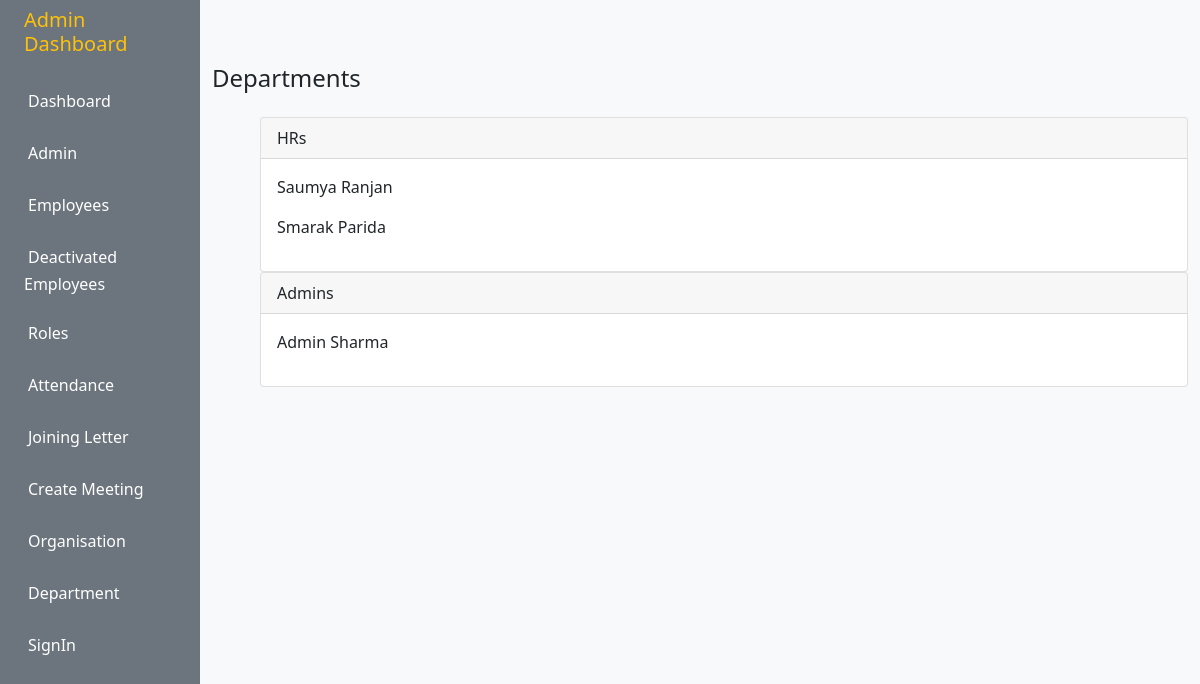
Page /department/ on the committed database.
### adminDashboardApp/models.py (models this page shows, shortened)
class Department(models.Model):
    department_choices = (
        ('hr', 'Hr'),
        ('backoffice', 'Backoffice'),
        ('developer', 'Developer'),
        ('designer', 'Designer'),
        ('business_development', 'Business_Development'),
        ('admin', 'Admin')
    )
    department_name = models.CharField(
        max_length=250, choices=department_choices, default='hr')
    employee = models.ForeignKey(
        User, on_delete=models.CASCADE, related_name='employee')
    company = models.ForeignKey(
        Company, on_delete=models.CASCADE, related_name='company')

### adminDashboardApp/views.py (the view)
# urls.py: path('department/', views.departmentListView.as_view(),
class departmentListView(ListView):
    model = Department
    template_name = 'departments/department.html'
    def get_context_data(self, **kwargs):
        context = super().get_context_data(**kwargs)
        user_department = Department.objects.filter(
            employee__username=self.request.user.username, department_name='admin')
        if user_department:
            context['user_department'] = user_department[0].employee.username
        else:
            context['user_department'] = None
        context['hrs'] = Department.objects.filter(department_name='hr')
        context['backoffices'] = Department.objects.filter(
            department_name='backoffice')
        context['developers'] = Department.objects.filter(
            department_name='developer')
        context['designers'] = Department.objects.filter(
            department_name='designer')
        context['business_developments'] = Department.objects.filter(
            department_name='business_development')
        context['admins'] = Department.objects.filter(department_name='admin')
        return context

### adminDashboardApp/templates/departments/department.html (shortened to what this page needs)
{% extends 'dashboard/index.html' %}{% load widget_tweaks %}
&nbsp;&nbsp;&nbsp;{% block contentbody %}
<h4 class="mt-5 mb-4">Departments </h4>
<div class="container mt-3 ms-4">
    {% if hrs %}
    <div class="card">
        <div class="card-header">HRs</div>
        <div class="card-body">{% for user in hrs %}<p>{{user.employee.first_name}} {{user.employee.last_name}}</p>{% endfor %}</div>
    </div>
    {% endif %}
    {% if admins %}
    <div class="card">
        <div class="card-header">Admins</div>
        <div class="card-body">{% for user in admins %}<p>{{user.employee.first_name}} {{user.employee.last_name}}</p>{% endfor %}</div>
    </div>
    {% endif %}
</div>
{% endblock %}

### rows in the picture
Department: employee.first_name "Saumya", employee.last_name "Ranjan"
Department: employee.first_name "Smarak", employee.last_name "Parida"
Department: employee.first_name "Admin", employee.last_name "Sharma"
